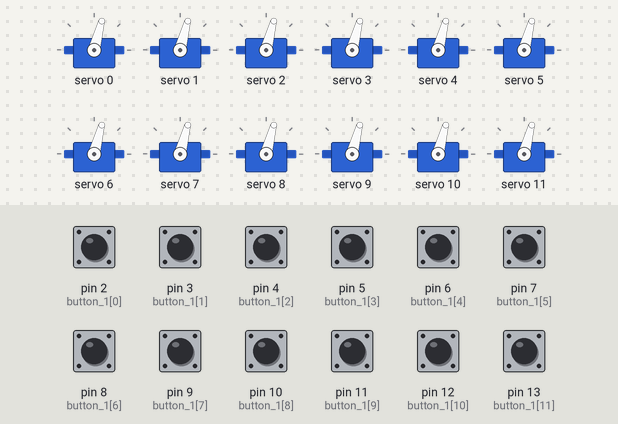
Recording of a sketch running on a simulated Arduino Uno, built with avr-gcc and run on an emulated ATmega328P. On the bench: 12 × servo. The inputs (shaded band) are chosen by the test bench; at power-on: pin 2 (button_1[0]), pin 3 (button_1[1]), pin 4 (button_1[2]), pin 5 (button_1[3]), pin 6 (button_1[4]), pin 7 (button_1[5]), pin 8 (button_1[6]), pin 9 (button_1[7]), pin 10 (button_1[8]), pin 11 (button_1[9]), pin 12 (button_1[10]), pin 13 (button_1[11]) HIGH. What the sketch prints to the serial monitor is not drawn.

Above: at 13.2 s.
13.3 s: pin 2 (button_1[0]) pulled LOW for 0.15 s
At 13.38 s:
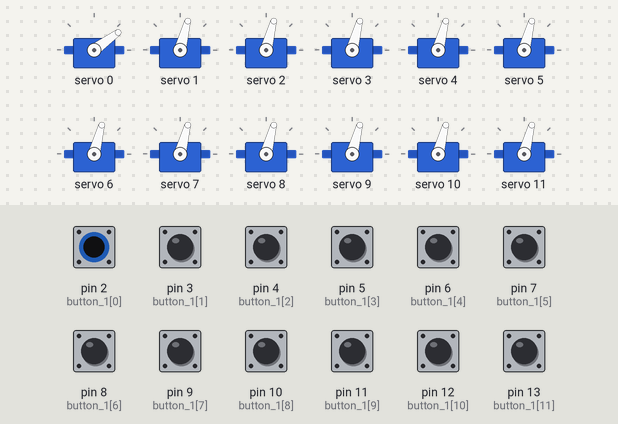
14.9 s: pin 3 (button_1[1]) pulled LOW for 0.15 s
At 14.98 s:
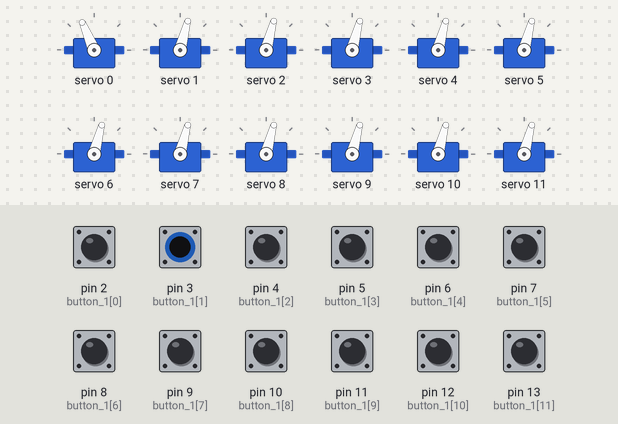
16.5 s: pin 4 (button_1[2]) pulled LOW for 0.15 s
At 16.58 s:
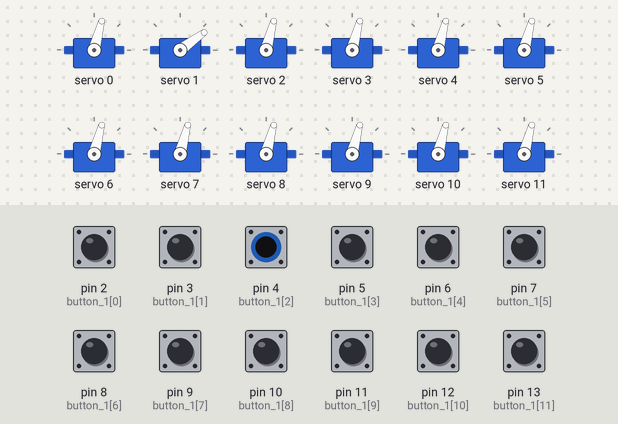
18.1 s: pin 5 (button_1[3]) pulled LOW for 0.15 s
At 18.18 s:
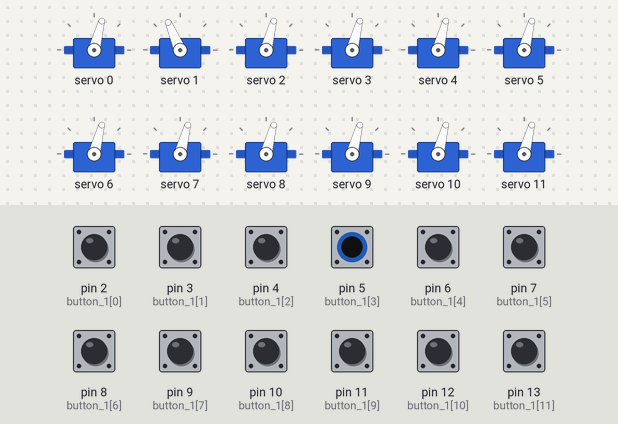
19.7 s: pin 6 (button_1[4]) pulled LOW for 0.15 s
At 19.78 s:
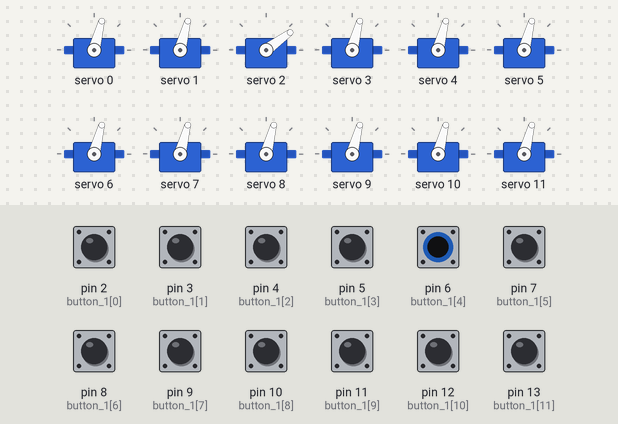
21.3 s: pin 7 (button_1[5]) pulled LOW for 0.15 s
At 22.9 s:
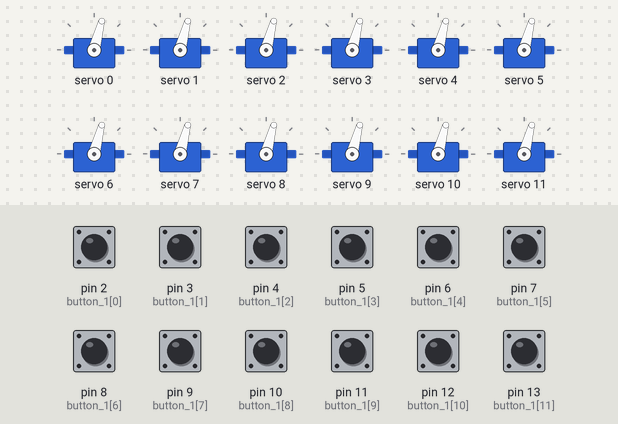
Timing chart, 0 to 23.9 s (numbered marks = the images above; inputs shaded):
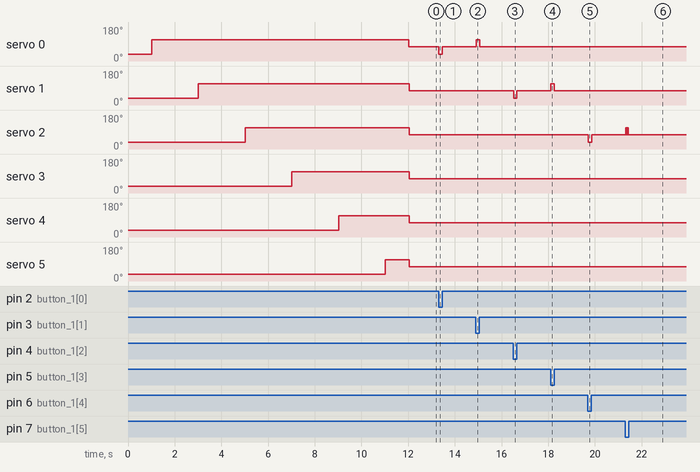

Measured:
- after the input at 13.3 s, servo 0: 75° → 36° at once, → 75° 0.15 s later
- after the input at 14.9 s, servo 0: 75° → 113° at once, → 75° 0.15 s later
- after the input at 16.5 s, servo 1: 75° → 36° at once, → 75° 0.15 s later
- after the input at 18.1 s, servo 1: 75° → 113° at once, → 75° 0.15 s later
- after the input at 19.7 s, servo 2: 75° → 36° at once, → 75° 0.15 s later
- after the input at 21.3 s, servo 2: alternates 113° for 0.02 s and 75° for 0.02 s, 6 changes in all, then stays 75°, starting at once

The sketch:

BasePeddls.ino
```cpp
/*
  made by: Maderdash
  www.twitch.tv/maderdash

  Base pedel controlled servos for musical keyboard.
*/

#include <Wire.h>
#include <Adafruit_PWMServoDriver.h>

// called this way, it uses the default address 0x40
Adafruit_PWMServoDriver pwm = Adafruit_PWMServoDriver();

#define SERVOMIN  110 // This is the 'minimum' pulse length count (out of 4096) [ZERO DEGREES]
#define SERVOMAX  430 // This is the 'maximum' pulse length count (out of 4096) [180 DEGREES]
#define USMIN  600 // This is the rounded 'minimum' microsecond length based on the minimum pulse of 150
#define USMAX  2400 // This is the rounded 'maximum' microsecond length based on the maximum pulse of 600
#define SERVO_FREQ 50 // Analog servos run at ~50 Hz updates

// our servo # counter
uint8_t servonum = 0; // all 16 servos acessable
int set_low = 188;
int set_norm = 270;
int set_high = 350;
int test_array[] = {set_low, set_norm, set_high};
int button = 6;
int button_two = 5;
int button_read = 0;
int x = 0;
int button_1[] = {2, 3, 4, 5, 6, 7, 8, 9, 10, 11, 12, 13};
int Servo_s[] = {188, 350, 188, 350, 188, 350, 188, 350, 188, 350, 188, 350};
int Array[12] = {};


void setup() {
  Serial.begin(9600);
  Serial.println("Base Peddel Alpha test");
  pwm.begin();
  pwm.setOscillatorFrequency(27000000);
  pwm.setPWMFreq(SERVO_FREQ);  // Analog servos run at ~50 Hz updates
  delay(10);
  for (int i = 0; i < 12; i++) {
    pinMode(button_1[i] , INPUT_PULLUP);
  }
  Selph_test();
}
//System test for each servo, high,low, then middle.
void Selph_test() {
  Serial.println("Starting self test please wait.");
  Serial.println("");
  for (int i = 0; i < 12; i++) {
    int x = i / 2;
    pwm.setPWM(x, 0, Servo_s[i]);
    Serial.print("Servo");
    Serial.print(i);
    delay(1000);
    Serial.println("");
  }
  for (int i = 0; i < 12; i++) {
    pwm.setPWM(x, 0, 270);
  }
  Serial.print("Selph test all done.");
}

void loop() {
  // Drive each servo one at a time using setPWM()

  for (int i = 0; i < 12; i++) {

    Array[i] = digitalRead(button_1[i]);
  }
  for (int i = 0; i < 12; i++) {
    int x = i / 2;
    if (Array[i] == LOW) {
      pwm.setPWM(x, 0, Servo_s[i]);
    }
    else
    {
      pwm.setPWM(i, 0, 270);
    }
  }

}

/* Arduino pins 2-13 switch pins, normaly high from inturnal pullups.
Pins A5 SCL, pin A4 SDA.
Possable LED strip on pins A0, A1.

 Servo0= button 0 1
 Servo1= button 2 3
 Servo2= button 4 5
 Servo3= button 6 7
 Servo4= button 8 9
 Servo5= button 10 11
*/
```
